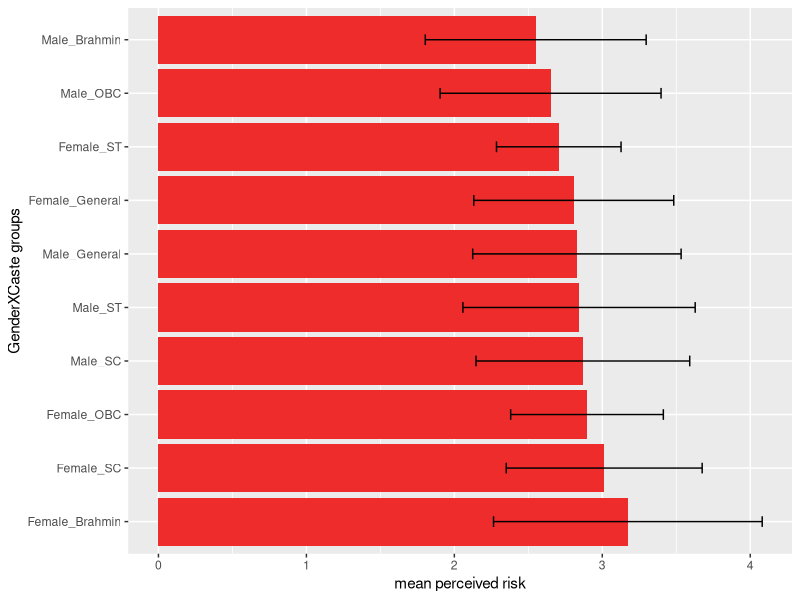
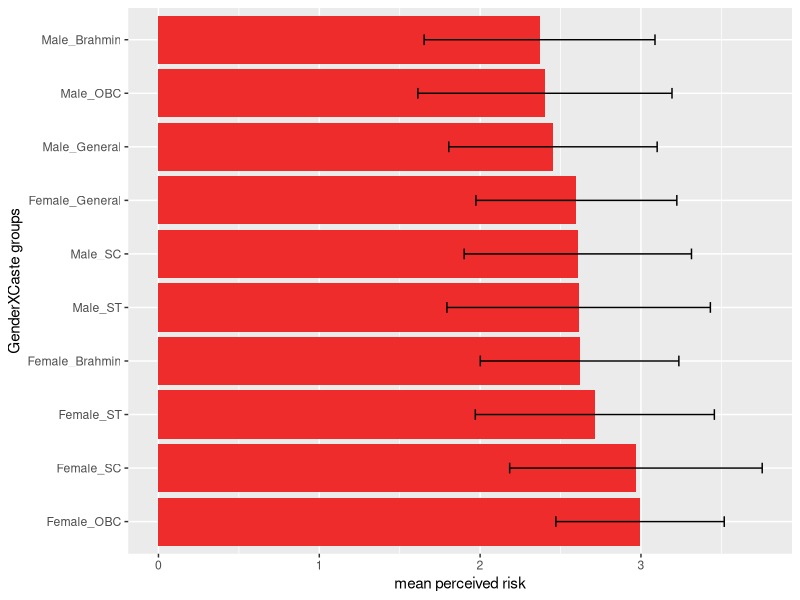
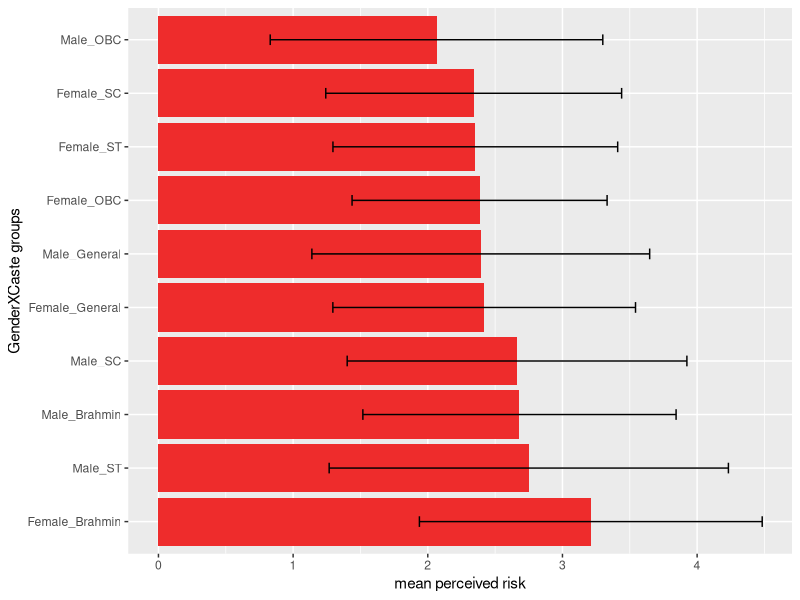
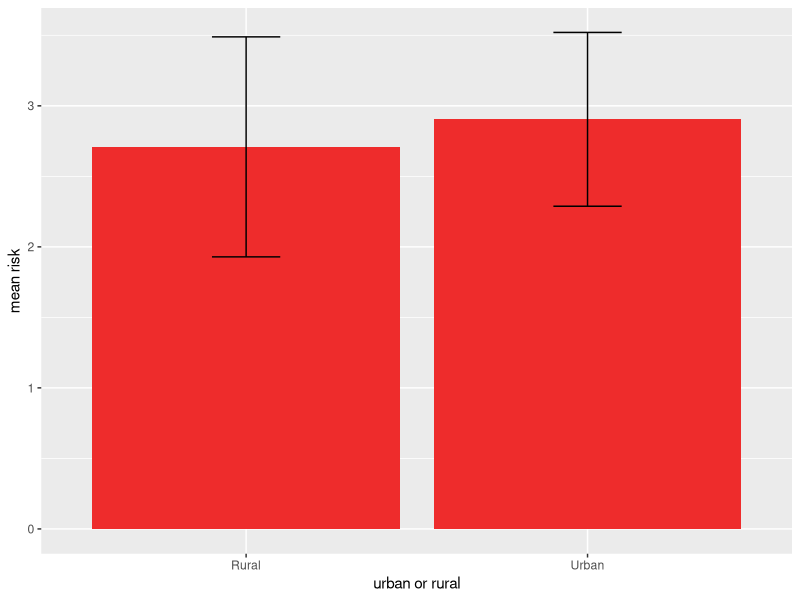
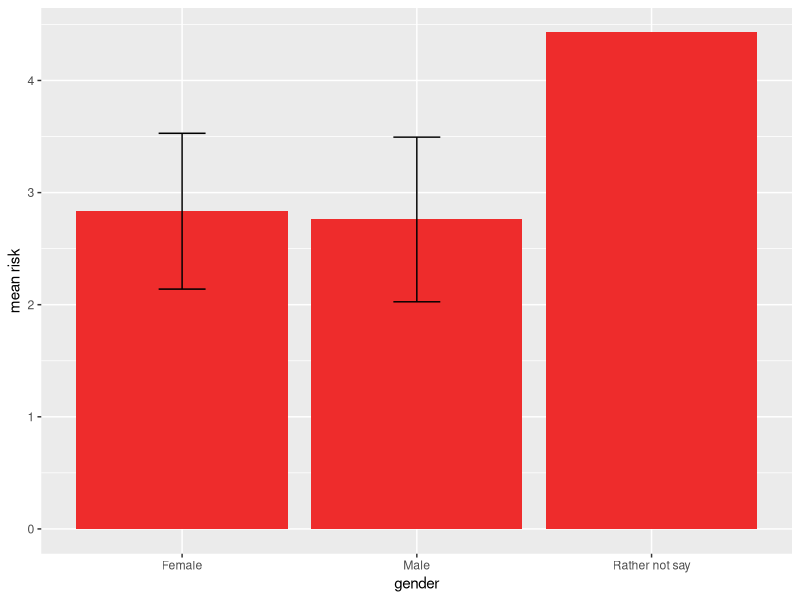
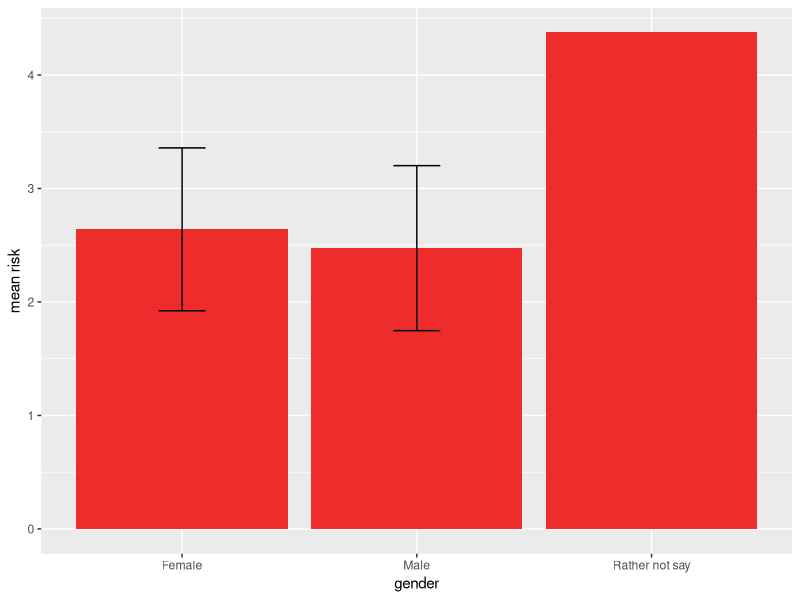
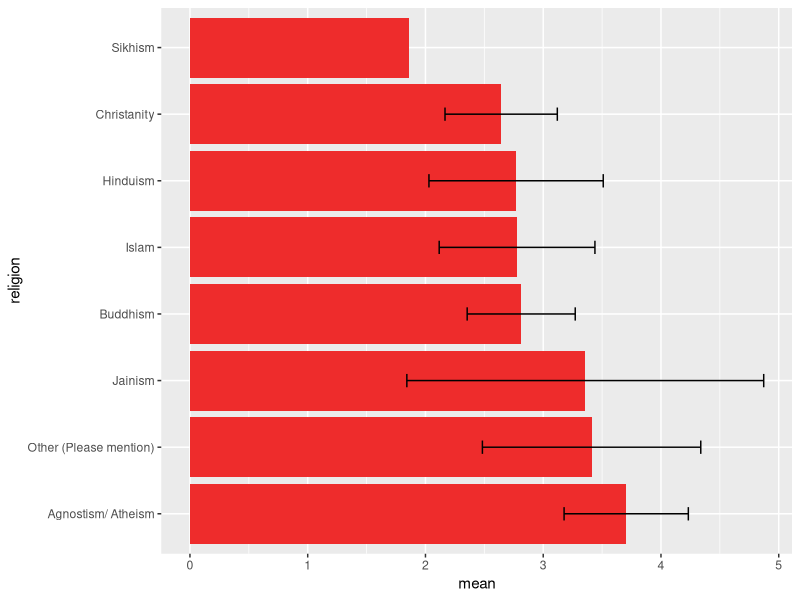
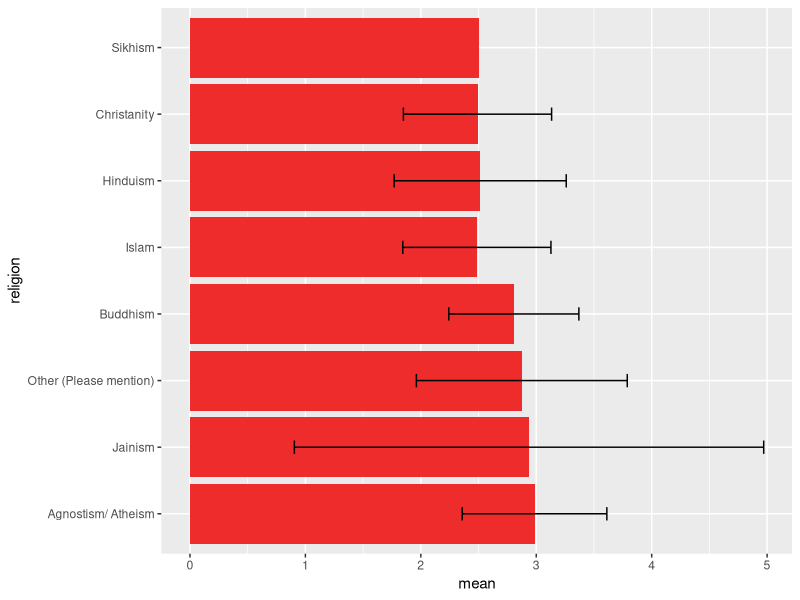

The R source for these figures, in order:
## ---- chunk 1
  knitr::opts_chunk$set(warning = FALSE, message = FALSE)

suppressPackageStartupMessages(library(tidyverse))
suppressPackageStartupMessages(library(readxl))
suppressPackageStartupMessages(library(dplyr))
suppressPackageStartupMessages(library(tidyr))
suppressPackageStartupMessages(library(ggplot2))

## ---- chunk 2
knitr::opts_chunk$set(warning = FALSE, message = FALSE)
moduletwo <- read_excel(here::here("thesis_surveydata/political_factors_complete.xlsx"))
module2 <- data.frame(moduletwo)
module2[module2 == "Rather not say/ Don't know"] <- "Rather not say/Don't know"

# loaded data set for module 2 eco -pol variables and removes the rows with question number and question text
## ---- chunk 3
knitr::opts_chunk$set(warning = FALSE, message = FALSE)
#This chunk contains the coding schemes of various scales used in survey one: eco-political factors, kahan scale and acceptance scale
codedmodule2 <- module2 %>%
  
#remove row 1
  filter(!row_number() %in% c(1,2)) %>% 
  
# replace risky likert scale with numbers
  mutate_at(vars(starts_with("Risky")), funs(case_when(. =="Not at all risky" ~ 1, 
                                                       . =="Slightly risky" ~ 2, 
                                                       . =="Moderately risky" ~ 3, 
                                                       . =="Very risky" ~ 4, 
                                                       . =="Extremely risky" ~ 5))) %>%

# replace beneficial likert scale with numbers  
  mutate_at(vars(starts_with("Ben")), funs(case_when(. =="Not at all beneficial" ~ 1,
                                                     . =="Slightly beneficial" ~ 2,
                                                     . =="Moderately beneficial" ~ 3,
                                                     . =="Very beneficial" ~ 4,
                                                     . =="Extremely beneficial" ~ 5 ))) %>%

# replace nuclear acceptance likert scale with numbers
  mutate_at(vars(N_accept,N_reluctantlyaccept,N_reject), funs(case_when(. == "Strongly disagree" ~ 1, 
                                                                        . == "Somewhat disagree" ~ 2,
                                                                        . == "Neither agree nor disagree" ~3,
                                                                        . == "Somewhat agree" ~ 4,
                                                                        . == "Strongly agree" ~ 5))) %>%
  
# code likert scale for variables for Kahan scale into numbers
  mutate_at(vars(starts_with (c("K_I","K_H","DISPLACE", "POLLUTE", "HEALTH", "JOBS", "BEAUTY", "PRIDE", "NPRIDE", "DEV", "PROSPER", "RELY"))), funs(case_when(. == "Strongly disagree" ~ 1, 
               . == "Somewhat disagree" ~ 2,
               . == "Neither agree nor disagree" ~3,
               . == "Somewhat agree" ~ 4,
               . == "Strongly agree" ~ 5))) %>%
  
# reverse code for likert scale for variables for Kahan scale into numbers
  mutate_at(vars(starts_with (c("K_S","K_E"))), funs(case_when(. == "Strongly disagree" ~ 5, 
                                                               . == "Somewhat disagree" ~ 4,
                                                               . == "Neither agree nor disagree" ~3,
                                                               . == "Somewhat agree" ~ 2,
                                                               . == "Strongly agree" ~ 1))) %>%

# code eco-pol scale variables into numbers
  mutate_at(vars(SYSTEMDEMO,SYSTEMRELIGION,SYSTEMTECHNO,SYSTEMTOTAL,WEALTHLIM,MECHANISATION,DECISIONDECEN,INDUSTRYLARGE,ECONOMYGLOBAL,OWNERPVT,OWNERNOREG), funs(case_when(. == "Strongly disagree" ~ 1, 
                        . == "Somewhat disagree" ~ 2,
                        . == "Neither agree nor disagree" ~3,
                        . == "Somewhat agree" ~ 4,
                        . == "Strongly agree" ~ 5))) %>%

# reverse code eco-pol scale variables into numbers 
 mutate_at(vars(DECISIONCEN, INDUSTRYSMALL, ECONOMYLOCAL, ENVOVERDEV,OWNERPUB, OWNERREG), funs(case_when(. == "Strongly disagree" ~ 5, 
                                                                                                         . == "Somewhat disagree" ~ 4,
                                                                                                         . == "Neither agree nor disagree" ~3,
                                                                                                         . == "Somewhat agree" ~ 2,
                                                                                                         . == "Strongly agree" ~ 1)))

## ---- chunk 4

moduleone <- read_excel(here::here("thesis_surveydata/livelihood_insecurity_complete.xlsx"))
module1 <- data.frame(moduleone)

# loaded data set for module 2 eco -pol variables and removes the rows with question number and question text
## ---- chunk 5
#This chunk contains the coding schemes of various scales used in survey one: eco-political factors, kahan scale and acceptance scale
codedmodule1 <- module1 %>%
  
#remove row 1
  filter(!row_number() %in% c(1,2)) %>% 
  
# replace risky likert scale with numbers
  mutate_at(vars(starts_with("Risky")), funs(case_when(. =="Not at all risky" ~ 1, 
                                                       . =="Slightly risky" ~ 2, 
                                                       . =="Moderately risky" ~ 3, 
                                                       . =="Very risky" ~ 4, 
                                                       . =="Extremely risky" ~ 5))) %>%

# replace beneficial likert scale with numbers  
  mutate_at(vars(starts_with("Ben")), funs(case_when(. =="Not at all beneficial" ~ 1,
                                                     . =="Slightly beneficial" ~ 2,
                                                     . =="Moderately beneficial" ~ 3,
                                                     . =="Very beneficial" ~ 4,
                                                     . =="Extremely beneficial" ~ 5 ))) %>%

# replace nuclear acceptance likert scale with numbers
  mutate_at(vars(N_accept,N_reluctantlyaccept,N_reject), funs(case_when(. == "Strongly disagree" ~ 1, 
                                                                        . == "Somewhat disagree" ~ 2,
                                                                        . == "Neither agree nor disagree" ~3,
                                                                        . == "Somewhat agree" ~ 4,
                                                                        . == "Strongly agree" ~ 5)))

## ---- chunk 6

suppressPackageStartupMessages(library(tidyselect))
# combine codedmodule1 and codedmodule2

numcol2 <- codedmodule2 %>% add_column(Respondent = 1:1099, .before = "Language") 
numcol1 <- codedmodule1 %>% add_column(Respondent = 1099:2160, .before = "Language")

joineddf <-  full_join(numcol2, numcol1, by = c("Respondent", "Language", "Survey_Date", "State", "Risky_Hydro", "Risky_Solar", "Risky_Wind", "Risky_Nuclear", "Risky_Coal", "Risky_Gas", "Risky_Oil", "Risky_INDHydro", "Risky_INDSolar", "Risky_INDWind", "Risky_INDBiogas", "Risky_INDDiesel", "Risky_INDKerosene", "Risky_INDFirewoodetc", "Risky_INDLPG", "Ben_Hydro", "Ben_Solar", "Ben_Wind", "Ben_Nuclear", "Ben_Coal", "Ben_Gas", "Ben_Oil", "Ben_INDHydro", "Ben_INDSolar", "Ben_INDWind", "Ben_INDDiesel", "Ben_INDBiogas", "Ben_INDFirewoodetc", "Ben_INDLPG", "Ben_INDKerosene", "N_accept", "N_reluctantlyaccept", "N_reject", "age", "urban_rural", "gender", "caste", "religion", "religiontext")) 

## ---- chunk 7
cenrisksummary <- joineddf %>%
  group_by(State)%>%
  summarize_at(vars(starts_with(c("RISKY"))), list(~mean(., na.rm = TRUE), ~median(., na.rm = TRUE), ~sd(.,na.rm = TRUE),~var(.,na.rm = TRUE), ~n())) %>%
  #melt to long format
  gather(key = "technology", value = "summary", Risky_Hydro_mean, Risky_Solar_mean, Risky_Wind_mean, Risky_Nuclear_mean, Risky_Coal_mean, Risky_Gas_mean, Risky_Oil_mean, Risky_Hydro_sd, Risky_Solar_sd, Risky_Wind_sd, Risky_Nuclear_sd, Risky_Coal_sd, Risky_Gas_sd, Risky_Oil_sd) %>%
  select(State, technology, summary) %>%
  # separate risky from variable suffix
  separate(technology, c("Risky", "var"), extra = "merge", fill = "left") %>%
  #separate mean from variable prefix
  separate(var, c("technology", "meansd")) %>%
  # spread summary values back to wide form
  spread(meansd,summary) %>%
  #clean up
  select(-Risky)%>%
  arrange(mean) #%>%
  #setNames(paste0('perceivedrisk.', names(.))) %>%
  #dplyr::rename(technology= perceivedrisk.technology)

cenrisksummary
## ---- chunk 8


castegendereffect <- joineddf %>%
  select(starts_with(c("Risky", "gender", "caste")))%>%
  unite("Gender_Caste", c("gender", "caste")) %>%
  na.omit() 


castegendereffect$Gender_Caste <- as.factor(castegendereffect$Gender_Caste)
levels(castegendereffect$Gender_Caste)

 # mean risk from centrally controlled energy technologies

castegendereffect %>%
  mutate(Gender_Caste = factor(castegendereffect$Gender_Caste, levels = c("Female_Brahmin", "Female_SC", "Female_OBC", "Male_SC","Male_ST", "Male_General", "Female_General","Female_ST" ,"Male_OBC", "Male_Brahmin")))%>%
  select(!starts_with(c("Risky_IND")))%>%
  rowwise()%>%
  na.omit()%>%
  dplyr::mutate(riskscore = mean(c_across(Risky_Hydro:Risky_Oil))) %>%
  select(Gender_Caste, riskscore) %>%
  dplyr::group_by(Gender_Caste)%>%
  summarise(mean=mean(riskscore), sd=sd(riskscore))%>%
  arrange(desc(mean))%>%
  ggplot(aes(y = Gender_Caste, x = mean))+
  geom_bar(stat="identity", position=position_dodge(), fill = "firebrick2")+
  geom_errorbar(aes(xmin=mean-sd, xmax=mean + sd), width=.2,
                 position=position_dodge(.9))+
  labs(x = "mean perceived risk", y = "GenderXCaste groups")
 


## ---- chunk 9

# mean risk from individually or community owned energy technologies

castegendereffect %>%
  mutate(Gender_Caste = factor(Gender_Caste, levels = c("Female_OBC","Female_SC", "Female_ST" ,"Female_Brahmin", "Male_ST",  "Male_SC","Female_General", "Male_General", "Male_OBC", "Male_Brahmin")))%>%
  select(starts_with(c("Risky_IND", "Gender_Caste")))%>%
  #select("Risky_Hydro", "Risky_Nuclear", "Risky_Coal","Gender_Caste")%>%
  rowwise()%>%
  na.omit()%>%
  dplyr::mutate(riskscore = mean(c_across(Risky_INDHydro:Risky_INDLPG))) %>%
  select(Gender_Caste, riskscore) %>%
  dplyr::group_by(Gender_Caste)%>%
  summarise(mean=mean(riskscore), sd=sd(riskscore))%>%
  arrange(desc(mean))%>%
  ggplot(aes(y = Gender_Caste, x = mean))+
  geom_bar(stat="identity", position=position_dodge(), fill = "firebrick2")+
  geom_errorbar(aes(xmin=mean-sd, xmax=mean + sd), width=.2,
                 position=position_dodge(.9))+
  labs(x = "mean perceived risk", y = "GenderXCaste groups")


#%>%
 
#group_by("Gender_Caste") %>%
 #summarise_at(vars("Risky_Nuclear"), list(Riskscore = mean))
    #mutate(Gender_Caste = factor(Gender_Caste, levels = c("Male_Brahmin", "Male_General","Male_OBC", "Male_SC", "Male_ST","Female_Brahmin", "Female_General", "Female_OBC","Female_SC", "Female_ST")))

## ---- chunk 10

castegendereffect %>%
  mutate(Gender_Caste = factor(Gender_Caste, levels = c("Female_Brahmin","Male_ST","Male_Brahmin", "Male_SC","Female_General","Male_General", "Female_OBC", "Female_ST","Female_SC", "Male_OBC")))%>%
  select(!starts_with(c("Risky_IND")))%>%
  select("Risky_Hydro", "Risky_Nuclear", "Risky_Coal","Gender_Caste")%>%
  na.omit()%>%
  dplyr::group_by(Gender_Caste)%>%
  summarise(hydro_m=mean(Risky_Hydro), hydro_sd=sd(Risky_Hydro), nuclear_m=mean(Risky_Nuclear), nuclear_sd=sd(Risky_Nuclear),            coal_m=mean(Risky_Coal),   coal_sd=sd(Risky_Coal))%>%
  arrange(desc(hydro_m))%>%
  ggplot(aes(y = Gender_Caste, x = hydro_m))+
  geom_bar(stat="identity", position=position_dodge(), fill = "firebrick2")+
  geom_errorbar(aes(xmin=hydro_m-hydro_sd, xmax=hydro_m + hydro_sd), width=.2,
                 position=position_dodge(.9))+
  labs(x = "mean perceived risk", y = "GenderXCaste groups")
## ---- chunk 11

joineddf$urban_rural <- as.factor(joineddf$urban_rural)
class(joineddf$urban_rural)
levels(joineddf$urban_rural)


joineddf %>%
  select(starts_with(c("Risky", "urban_rural")))%>%
  select(!starts_with(c("Risky_IND")))%>%
  rowwise()%>%
  na.omit()%>%
  dplyr::mutate(riskscore = mean(c_across(Risky_Hydro:Risky_Oil))) %>%
  select(urban_rural, riskscore) %>%
  dplyr::group_by(urban_rural)%>%
  summarise(mean=mean(riskscore), sd=sd(riskscore))%>%
  arrange(desc(mean))%>%
  ggplot(aes(x= urban_rural, y = mean))+
  geom_bar(stat="identity", position=position_dodge(), fill = "firebrick2")+
  geom_errorbar(aes(ymin=mean-sd, ymax=mean + sd), width=.2,
                 position=position_dodge(.9))+
  labs(x = "urban or rural", y = "mean risk")
## ---- chunk 12

joineddf$gender <- as.factor(joineddf$gender)
class(joineddf$gender)
levels(joineddf$gender)


joineddf %>%
  select(starts_with(c("Risky", "gender")))%>%
  select(!starts_with(c("Risky_IND")))%>%
  rowwise()%>%
  na.omit()%>%
  dplyr::mutate(riskscore = mean(c_across(Risky_Hydro:Risky_Oil))) %>%
  select(gender, riskscore) %>%
  dplyr::group_by(gender)%>%
  summarise(mean=mean(riskscore), sd=sd(riskscore))%>%
  arrange(desc(mean))%>%
  ggplot(aes(x= gender, y = mean))+
  geom_bar(stat="identity", position=position_dodge(), fill = "firebrick2")+
  geom_errorbar(aes(ymin=mean-sd, ymax=mean + sd), width=.2,
                 position=position_dodge(.9))+
  labs(y = "mean risk")
## ---- chunk 13

joineddf$gender <- as.factor(joineddf$gender)
class(joineddf$gender)
levels(joineddf$gender)



joineddf %>%
  select(starts_with(c("Risky", "gender")))%>%
  select(starts_with(c("Risky_IND", "gender")))%>%
  rowwise()%>%
  na.omit()%>%
  dplyr::mutate(riskscore = mean(c_across(Risky_INDHydro:Risky_INDLPG))) %>%
  select(gender, riskscore) %>%
  dplyr::group_by(gender)%>%
  summarise(mean=mean(riskscore), sd=sd(riskscore))%>%
  arrange(desc(mean))%>%
  ggplot(aes(x= gender, y = mean))+
  geom_bar(stat="identity", position=position_dodge(), fill = "firebrick2")+
  geom_errorbar(aes(ymin=mean-sd, ymax=mean + sd), width=.2,
                 position=position_dodge(.9))+
  labs(y = "mean risk")
## ---- chunk 14

joineddf$religion <- as.factor(joineddf$religion)
class(joineddf$religion)
levels(joineddf$religion)



joineddf %>%
  select(starts_with(c("Risky", "religion")))%>%
  select(!starts_with(c("Risky_IND", "religiontext")))%>%
 mutate(religion = factor(religion, levels = c("Agnostism/ Atheism","Other (Please mention)" ,  "Jainism", "Buddhism", "Islam",              "Hinduism", "Christanity", "Sikhism"))) %>%
  #select("Risky_Hydro", "Risky_Solar", "Risky_Nuclear","urban_rural")%>%
  rowwise()%>%
  na.omit()%>%
  dplyr::mutate(riskscore = mean(c_across(Risky_Hydro:Risky_Oil))) %>%
  select(religion, riskscore) %>%
  dplyr::group_by(religion)%>%
  summarise(mean=mean(riskscore), sd=sd(riskscore))%>%
  arrange(desc(mean))%>%
  ggplot(aes(x= religion, y = mean))+
  geom_bar(stat="identity", position=position_dodge(), fill = "firebrick2")+
  geom_errorbar(aes(ymin=mean-sd, ymax=mean + sd), width=.2,
                 position=position_dodge(.9))+
  coord_flip()
## ---- chunk 15

joineddf$religion <- as.factor(joineddf$religion)
class(joineddf$religion)
levels(joineddf$religion)



joineddf %>%
  select(!starts_with(c("religiontext")))%>%
  select(starts_with(c("Risky_IND", "religion")))%>%
 mutate(religion = factor(religion, levels = c("Agnostism/ Atheism", "Jainism","Other (Please mention)" ,  "Buddhism", "Islam",              "Hinduism", "Christanity", "Sikhism"))) %>%
  #select("Risky_Hydro", "Risky_Solar", "Risky_Nuclear","urban_rural")%>%
  rowwise()%>%
  na.omit()%>%
  dplyr::mutate(riskscore = mean(c_across(Risky_INDHydro:Risky_INDLPG))) %>%
  select(religion, riskscore) %>%
  dplyr::group_by(religion)%>%
  summarise(mean=mean(riskscore), sd=sd(riskscore))%>%
  arrange(desc(mean))%>%
  ggplot(aes(x= religion, y = mean))+
  geom_bar(stat="identity", position=position_dodge(), fill = "firebrick2")+
  geom_errorbar(aes(ymin=mean-sd, ymax=mean + sd), width=.2,
                 position=position_dodge(.9))+
  coord_flip()
## ---- chunk 16

joineddf$age <- as.factor(joineddf$age)
class(joineddf$age)
levels(joineddf$age)



joineddf %>%
  select(starts_with(c("Risky", "age")))%>%
  select(!starts_with(c("Risky_IND")))%>%
 mutate(age = factor(age, levels = c("18-24 years old", "25-34 years old", "35-44 years old", "45-54 years old" , "55-64 years old" ,  "65-74 years old", "75 years or older"))) %>%
  #select("Risky_Hydro", "Risky_Solar", "Risky_Nuclear","urban_rural")%>%
  rowwise()%>%
  na.omit()%>%
  dplyr::mutate(riskscore = mean(c_across(Risky_Hydro:Risky_Oil))) %>%
  select(age, riskscore) %>%
  dplyr::group_by(age)%>%
  summarise(mean=mean(riskscore), sd=sd(riskscore))%>%
  arrange(desc(mean))%>%
  ggplot(aes(x= age, y = mean))+
  geom_bar(stat="identity", position=position_dodge(), fill = "firebrick2")+
  geom_errorbar(aes(ymin=mean-sd, ymax=mean + sd), width=.2,
                 position=position_dodge(.9))+
  coord_flip()
## ---- chunk 17

joineddf$age <- as.factor(joineddf$age)
class(joineddf$age)
levels(joineddf$age)



joineddf %>%
  select(starts_with(c("Risky", "age")))%>%
  select(starts_with(c("Risky_IND", "age")))%>%
 mutate(age = factor(age, levels = c("18-24 years old", "25-34 years old", "35-44 years old", "45-54 years old" , "55-64 years old" ,  "65-74 years old", "75 years or older"))) %>%
  #select("Risky_Hydro", "Risky_Solar", "Risky_Nuclear","urban_rural")%>%
  rowwise()%>%
  na.omit()%>%
  dplyr::mutate(riskscore = mean(c_across(Risky_INDHydro:Risky_INDLPG))) %>%
  select(age, riskscore) %>%
  dplyr::group_by(age)%>%
  summarise(mean=mean(riskscore), sd=sd(riskscore))%>%
  arrange(desc(mean))%>%
  ggplot(aes(x= age, y = mean))+
  geom_bar(stat="identity", position=position_dodge(), fill = "firebrick2")+
  geom_errorbar(aes(ymin=mean-sd, ymax=mean + sd), width=.2,
                 position=position_dodge(.9))+
  coord_flip()
## ---- chunk 18

joineddf$State <- as.factor(joineddf$State)
class(joineddf$State)
levels(joineddf$State)

cenrisksummary %>%
  mutate(technology = fct_reorder(technology, mean, .desc = TRUE))%>%
  ggplot(aes(y= technology, x= mean, fill = technology))+
  geom_bar(stat="identity", position=position_dodge())+
  theme_minimal()+
  geom_errorbar(aes(xmin=mean-sd, xmax=mean + sd), width=.2,
                 position=position_dodge(.9))+
  scale_fill_manual(values=c("#74238B", "#FEF102","#484349","#BA5C12", "#4D9DE0","#CFEBDF", "#FA6728"))+
  xlim(0,5)+
  facet_wrap(~ State)
  #scale_fill_manual(y, values =))+


## ---- chunk 19
joineddf %>%
  filter(urban_rural == "Rural") %>%
  ggplot(aes(x=Risky_Hydro, y = ..count..), fill = "lightgray")+
  geom_density()
